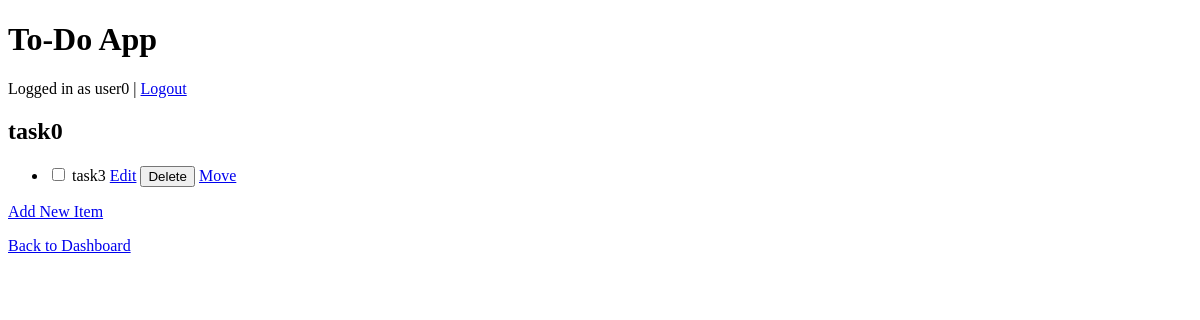
The page /lists/1 (signed in) on the database as committed earlier.
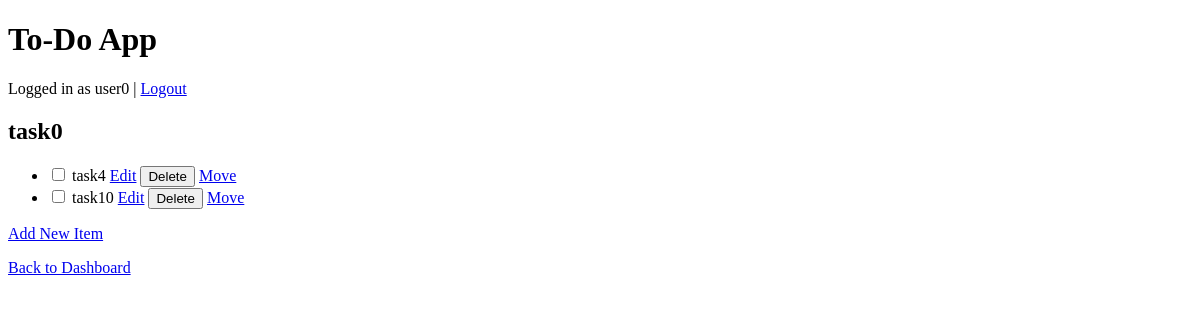
The same page on the database as committed later.
### app.py (models this page shows, shortened)
class User(db.Model, UserMixin):
    id = db.Column(db.Integer, primary_key=True)
    username = db.Column(db.String(150), nullable=False, unique=True)
    password_hash = db.Column(db.String(256), nullable=False)
    lists = db.relationship("List", backref="user", lazy=True)

class List(db.Model):
    id = db.Column(db.Integer, primary_key=True)
    title = db.Column(db.String(150), nullable=False)
    user_id = db.Column(db.Integer, db.ForeignKey("user.id"), nullable=False)
    items = db.relationship("Item", backref="list", lazy=True)

class Item(db.Model):
    id = db.Column(db.Integer, primary_key=True)
    title = db.Column(db.String(150), nullable=False)
    list_id = db.Column(db.Integer, db.ForeignKey("list.id"), nullable=False)
    parent_item_id = db.Column(db.Integer, db.ForeignKey("item.id"), nullable=True)
    is_completed = db.Column(db.Boolean, default=False)
    children = db.relationship(
        "Item", backref=db.backref("parent", remote_side=[id]), lazy=True
    )

### app.py (the view)
@app.route("/lists/<int:list_id>")
@login_required
def view_list(list_id):
    list = List.query.get_or_404(list_id)
    if list.user_id != current_user.id:
        flash("You do not have permission to view this list.")
        return redirect(url_for("dashboard"))
    items = Item.query.filter_by(list_id=list_id, parent_item_id=None).all()
    return render_template("list.html", list=list, items=items)

### app.py (called while the page is built)
@login_manager.user_loader
def load_user(user_id):
    return User.query.get(int(user_id))

### templates/list.html (shortened to what this page needs)
{% extends "base.html" %}
{% block content %}
<h2>{{ list.title }}</h2>
<ul>
    {% for item in items %}
    {% include 'item.html' with context %}
    {% else %}
    <li>No items yet.</li>
    {% endfor %}
</ul>
<p><a href="{{ url_for('add_item', list_id=list.id) }}">Add New Item</a></p>
<p><a href="{{ url_for('dashboard') }}">Back to Dashboard</a></p>
{% endblock %}

### templates/base.html (shortened to what this page needs)
<!DOCTYPE html>
<html lang="en">
<head>
    <link rel="stylesheet" href="{{ url_for('static', filename='styles.css') }}">
</head>
<body>
    <header>
        <h1>To-Do App</h1>
        {% if current_user.is_authenticated %}
        <p>Logged in as {{ current_user.username }} | <a href="{{ url_for('logout') }}">Logout</a></p>
        {% else %}
        <p><a href="{{ url_for('login') }}">Login</a> | <a href="{{ url_for('register') }}">Register</a></p>
        {% endif %}
    </header>
    <div class="container">
        {% block content %}{% endblock %}
    </div>
</body>
</html>

### templates/item.html (shortened to what this page needs)
<li>
    <div>
        <form action="{{ url_for('complete_item', item_id=item.id) }}" method="post" style="display:inline;">
            <input type="checkbox" name="completed" onchange="this.form.submit()" >
        </form>
        <span {% if item.is_completed %}class="completed" {% endif %}>
            {{ item.title }}
        </span>
        <a href="{{ url_for('edit_item', item_id=item.id) }}">Edit</a>
        <form action="{{ url_for('delete_item', item_id=item.id) }}" method="post" style="display:inline;">
            <input type="submit" value="Delete">
        </form>
        {% if item.parent_item_id is none %}
        <a href="{{ url_for('move_item', item_id=item.id) }}">Move</a>
        {% endif %}
    </div>
</li>

Rows that differ between the two databases and show on the page:
removed Item: title "task3"
added Item: title "task4"
added Item: title "task10"
